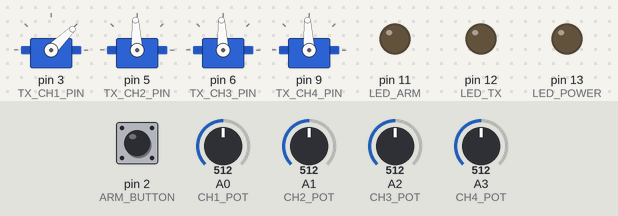
This sketch was run on a simulated Arduino Uno, built with avr-gcc and run on an emulated ATmega328P. Parts: 4 × servo, output pins drawn as LEDs (lit = HIGH). The inputs (shaded band) are chosen by the test bench; at power-on: pin 2 (ARM_BUTTON) HIGH, A0 (CH1_POT) = 512, A1 (CH2_POT) = 512, A2 (CH3_POT) = 512, A3 (CH4_POT) = 512. What the sketch prints to the serial monitor is not drawn.

Above: at 6.7 s.
6.8 s: pin 2 (ARM_BUTTON) pulled LOW for 0.15 s
At 8.3 s:
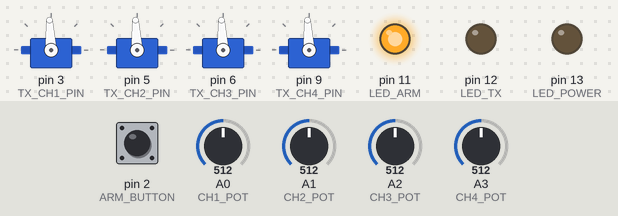
8.6 s: A0 (CH1_POT) set to 716
At 9.1 s:
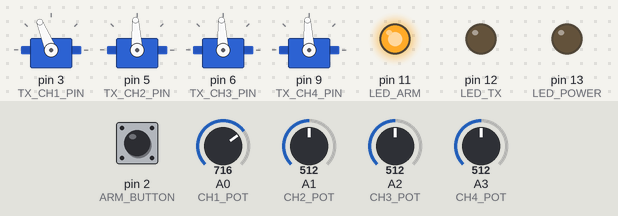
10.1 s: A1 (CH2_POT) set to 716
At 11.3 s:
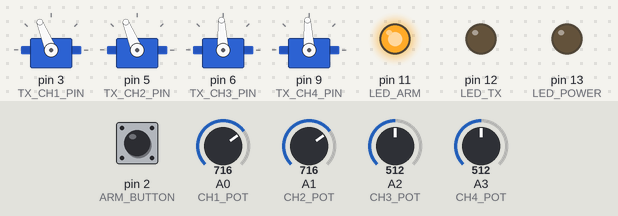
11.6 s: A2 (CH3_POT) set to 716
At 12.3 s:
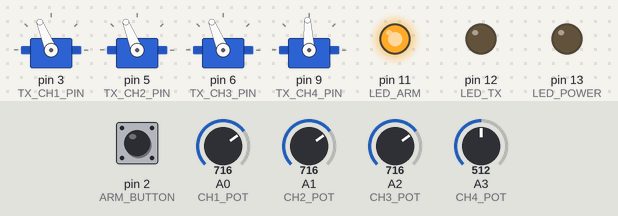
13.1 s: A3 (CH4_POT) set to 716
At 14.3 s:
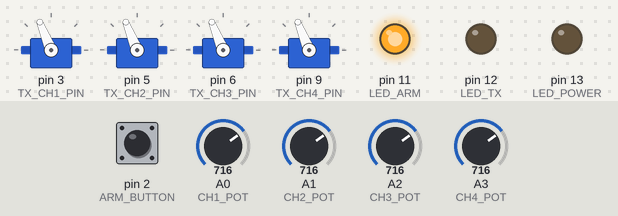
14.6 s: A0 (CH1_POT) set to 490
At 15.0 s:
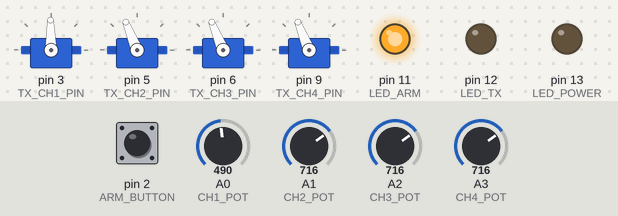
Timing chart, 0 to 17.1 s (numbered marks = the images above; inputs shaded):
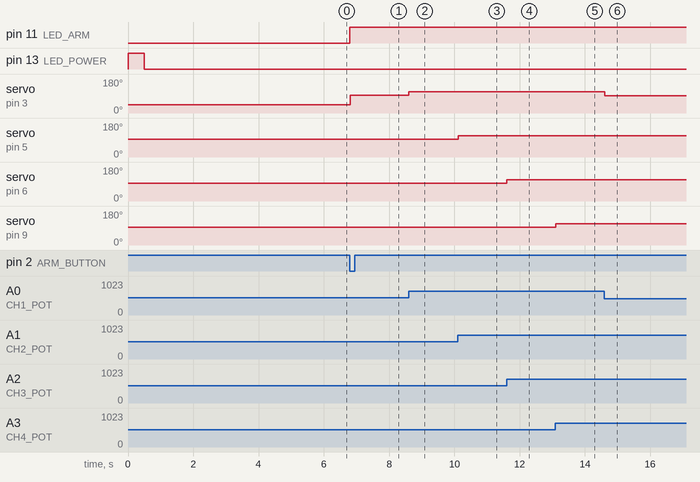

Measured:
- after the input at 6.8 s, pin 11 (LED_ARM): LOW → HIGH at once; servo on pin 3 (TX_CH1_PIN): 44° → 93° at once
- after the input at 8.6 s, servo on pin 3 (TX_CH1_PIN): 93° → 112° at once
- after the input at 10.1 s, servo on pin 5 (TX_CH2_PIN): 93° → 112° at once
- after the input at 11.6 s, servo on pin 6 (TX_CH3_PIN): 93° → 112° at once
- after the input at 13.1 s, servo on pin 9 (TX_CH4_PIN): 93° → 112° at once
- after the input at 14.6 s, servo on pin 3 (TX_CH1_PIN): 112° → 91° at once

The sketch:

rc_pult_kontrolu.ino
```cpp
#include <Wire.h>
#include <Servo.h>

// ====================
// RC PULT KONTROL KODU
// ====================
// Bu kod RC pult ilə dron idarə etmə üçündür
// Pult 4 kanalı əmr göndərəcəkdir

// ====================
// PIN TƏYİNATLARI
// ====================

// Joystick Analog Pinləri
#define CH1_POT A0    // Gas (Throttle) - Sağ Joystick Vertical
#define CH2_POT A1    // Sağa-Sola (Yaw) - Sol Joystick Horizontal
#define CH3_POT A2    // İrəli-Geri (Pitch) - Sol Joystick Vertical
#define CH4_POT A3    // Yuxarı-Aşağı (Roll) - Sağ Joystick Horizontal

// Transmitter PWM Output Pinləri (4 kanal)
#define TX_CH1_PIN 3  // Motor 1 sinyal göndər
#define TX_CH2_PIN 5  // Motor 2 sinyal göndər
#define TX_CH3_PIN 6  // Motor 3 sinyal göndər
#define TX_CH4_PIN 9  // Motor 4 sinyal göndər

// Aydınlatma LED-ləri
#define LED_POWER 13   // Qida LED
#define LED_TX 12      // Transmitter LED
#define LED_ARM 11     // ARM statusu LED

// Düymələr
#define ARM_BUTTON 2   // Dron ARM etmə düyməsi
#define DISARM_BUTTON 4 // Dron DISARM etmə düyməsi

// ====================
// DEĞİŞKƏNLƏR
// ====================

// Joystick dəyərləri (0-1023)
int ch1_raw = 512;  // Gas
int ch2_raw = 512;  // Sağa-Sola
int ch3_raw = 512;  // İrəli-Geri
int ch4_raw = 512;  // Yuxarı-Aşağı

// PWM dəyərləri (1000-2000 mikrosan)
int ch1_pwm = 1000; // Gas
int ch2_pwm = 1500; // Sağa-Sola (orta)
int ch3_pwm = 1500; // İrəli-Geri (orta)
int ch4_pwm = 1500; // Yuxarı-Aşağı (orta)

// Dron ARM statusu
volatile bool is_armed = false;

// Calibration dəyərləri
int ch1_min = 0, ch1_max = 1023;
int ch2_min = 0, ch2_max = 1023;
int ch3_min = 0, ch3_max = 1023;
int ch4_min = 0, ch4_max = 1023;

// Zaman
unsigned long last_read = 0;
unsigned long last_display = 0;

// ====================
// SERVO OBYEKTLƏRİ
// ====================

Servo servo1, servo2, servo3, servo4;

// ====================
// SETUP FUNKSİYASI
// ====================

void setup() {
  Serial.begin(115200);
  Wire.begin();

  // Pin konfigurasyonu
  pinMode(LED_POWER, OUTPUT);
  pinMode(LED_TX, OUTPUT);
  pinMode(LED_ARM, OUTPUT);
  pinMode(ARM_BUTTON, INPUT_PULLUP);
  pinMode(DISARM_BUTTON, INPUT_PULLUP);

  // LED-ləri testlə
  digitalWrite(LED_POWER, HIGH);
  delay(500);
  digitalWrite(LED_POWER, LOW);

  // Servo PWM outputlarını başlat
  servo1.attach(TX_CH1_PIN);
  servo2.attach(TX_CH2_PIN);
  servo3.attach(TX_CH3_PIN);
  servo4.attach(TX_CH4_PIN);

  // Default PWM dəyərləri
  servo1.writeMicroseconds(1000);
  servo2.writeMicroseconds(1500);
  servo3.writeMicroseconds(1500);
  servo4.writeMicroseconds(1500);

  // Interrupt-ləri quraş (düymələr)
  attachInterrupt(digitalPinToInterrupt(ARM_BUTTON), armDrone, FALLING);
  attachInterrupt(digitalPinToInterrupt(DISARM_BUTTON), disarmDrone, FALLING);

  Serial.println("===== RC PULT BAŞLANDI =====");
  Serial.println("Joystick kalibrasyonu...");
  delay(1000);

  // Joystick kalibrasyonu
  calibrateJoysticks();

  Serial.println("Kalibrasyon tamamlandı!");
  Serial.println("Pult hazır. Dron ARM etmə üçün ARM düyməsinə basın.");
  delay(2000);
}

// ====================
// CALIBRATION FUNKSİYASI
// ====================

void calibrateJoysticks() {
  Serial.println("Kalibrasyon başladı - Joystickləri tərpət edin...");

  for (int i = 0; i < 100; i++) {
    int val1 = analogRead(CH1_POT);
    int val2 = analogRead(CH2_POT);
    int val3 = analogRead(CH3_POT);
    int val4 = analogRead(CH4_POT);

    // Min/Max dəyərləri tapın
    if (val1 < ch1_min) ch1_min = val1;
    if (val1 > ch1_max) ch1_max = val1;

    if (val2 < ch2_min) ch2_min = val2;
    if (val2 > ch2_max) ch2_max = val2;

    if (val3 < ch3_min) ch3_min = val3;
    if (val3 > ch3_max) ch3_max = val3;

    if (val4 < ch4_min) ch4_min = val4;
    if (val4 > ch4_max) ch4_max = val4;

    delay(20);
  }

  Serial.print("CH1 (Gas): ");
  Serial.print(ch1_min);
  Serial.print(" - ");
  Serial.println(ch1_max);

  Serial.print("CH2 (Yaw): ");
  Serial.print(ch2_min);
  Serial.print(" - ");
  Serial.println(ch2_max);

  Serial.print("CH3 (Pitch): ");
  Serial.print(ch3_min);
  Serial.print(" - ");
  Serial.println(ch3_max);

  Serial.print("CH4 (Roll): ");
  Serial.print(ch4_min);
  Serial.print(" - ");
  Serial.println(ch4_max);
}

// ====================
// ARM / DISARM FUNKSİYALARI
// ====================

void armDrone() {
  static unsigned long last_arm_time = 0;
  if (millis() - last_arm_time > 500) {  // Debounce
    if (ch1_pwm < 1050) {  // Gas minimum olmalı
      is_armed = true;
      digitalWrite(LED_ARM, HIGH);
      Serial.println(">>> DRON ARMED <<<");
      last_arm_time = millis();
    } else {
      Serial.println("Dron ARM edilə bilmədi - Gas SIFIR olmalı!");
    }
  }
}

void disarmDrone() {
  static unsigned long last_disarm_time = 0;
  if (millis() - last_disarm_time > 500) {  // Debounce
    is_armed = false;
    digitalWrite(LED_ARM, LOW);

    // Motorları minimum hızda saxla
    servo1.writeMicroseconds(1000);
    servo2.writeMicroseconds(1000);
    servo3.writeMicroseconds(1000);
    servo4.writeMicroseconds(1000);

    Serial.println(">>> DRON DISARMED <<<");
    last_disarm_time = millis();
  }
}

// ====================
// JOYSTICK OXUMASı
// ====================

void readJoysticks() {
  // Analog dəyərləri oxu
  ch1_raw = analogRead(CH1_POT);
  ch2_raw = analogRead(CH2_POT);
  ch3_raw = analogRead(CH3_POT);
  ch4_raw = analogRead(CH4_POT);

  // Kalibrasiya edilmiş dəyərləri PWM-ə çevir
  ch1_pwm = map(ch1_raw, ch1_min, ch1_max, 1000, 2000);
  ch2_pwm = map(ch2_raw, ch2_min, ch2_max, 1000, 2000);
  ch3_pwm = map(ch3_raw, ch3_min, ch3_max, 1000, 2000);
  ch4_pwm = map(ch4_raw, ch4_min, ch4_max, 1000, 2000);

  // Hədləri tətbiq et
  ch1_pwm = constrain(ch1_pwm, 1000, 2000);
  ch2_pwm = constrain(ch2_pwm, 1000, 2000);
  ch3_pwm = constrain(ch3_pwm, 1000, 2000);
  ch4_pwm = constrain(ch4_pwm, 1000, 2000);

  // DISARM olsun, motor sinyal göndərmə
  if (!is_armed) {
    ch1_pwm = 1000;
  }
}

// ====================
// TRANSMITTER SİNYAL GÖNDƏR
// ====================

void sendSignalToDrone() {
  if (is_armed) {
    digitalWrite(LED_TX, HIGH);

    servo1.writeMicroseconds(ch1_pwm);
    servo2.writeMicroseconds(ch2_pwm);
    servo3.writeMicroseconds(ch3_pwm);
    servo4.writeMicroseconds(ch4_pwm);

    digitalWrite(LED_TX, LOW);
  } else {
    servo1.writeMicroseconds(1000);
    servo2.writeMicroseconds(1500);
    servo3.writeMicroseconds(1500);
    servo4.writeMicroseconds(1500);
  }
}

// ====================
// DEBUG MƏLUMAT ÇIXIŞI
// ====================

void printDebugInfo() {
  static unsigned long last_print = 0;
  if (millis() - last_print >= 500) {
    last_print = millis();

    Serial.print("Status: ");
    Serial.print(is_armed ? "ARMED" : "DISARMED");
    Serial.print(" | ");

    Serial.print("Gas:");
    Serial.print(ch1_pwm);
    Serial.print(" | Yaw:");
    Serial.print(ch2_pwm);
    Serial.print(" | Pitch:");
    Serial.print(ch3_pwm);
    Serial.print(" | Roll:");
    Serial.print(ch4_pwm);

    Serial.print(" | Raw: ");
    Serial.print(ch1_raw);
    Serial.print(",");
    Serial.print(ch2_raw);
    Serial.print(",");
    Serial.print(ch3_raw);
    Serial.print(",");
    Serial.println(ch4_raw);
  }
}

// ====================
// MAIN LOOP
// ====================

void loop() {
  // Joystick-ləri oxu
  readJoysticks();

  // Dronə siqnal göndər
  sendSignalToDrone();

  // Debug məlumatını çap et
  printDebugInfo();

  // Kiçik delay
  delay(20);  // 50Hz kontrol tezliyi
}
```
